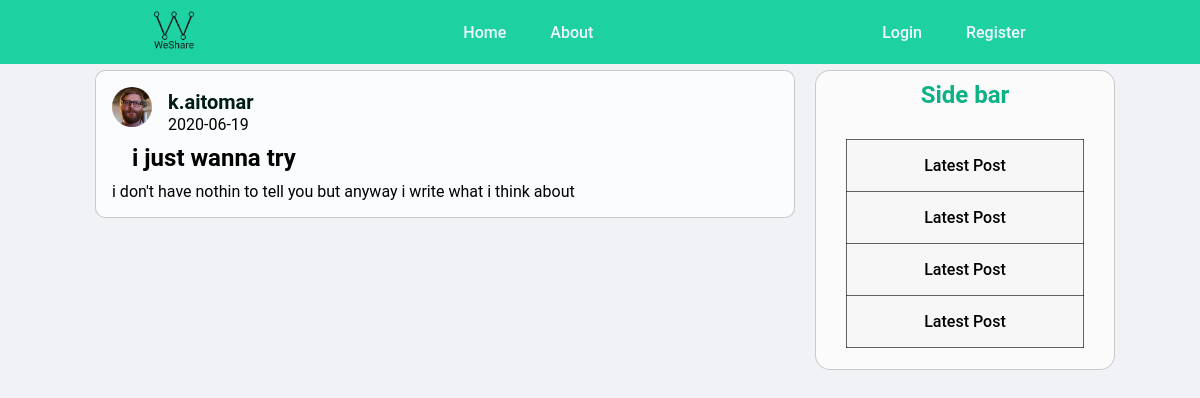
Page /post/3 on the earlier database version.
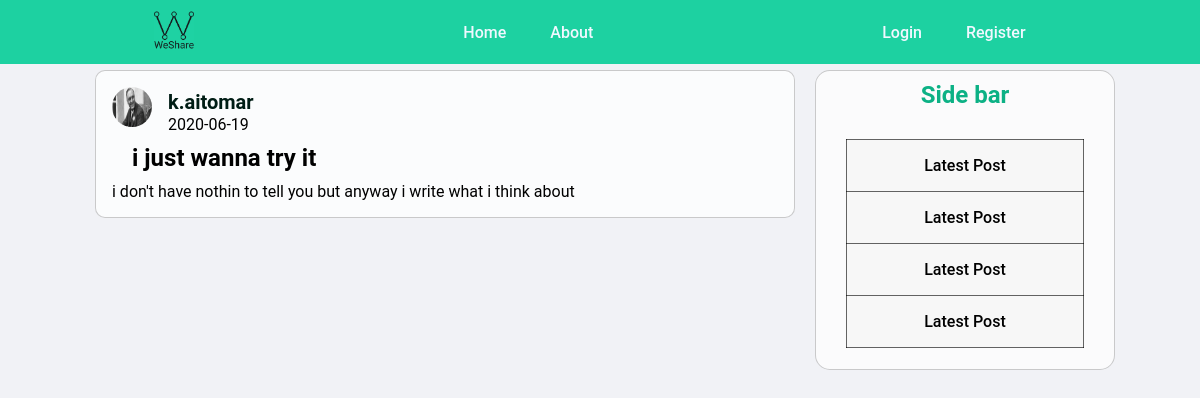
Same page on the later database version.
### blogapp/models.py (models this page shows, shortened)
class User(db.Model, UserMixin):
    id = db.Column(db.Integer, primary_key=True)
    username = db.Column(db.String(20), unique=True, nullable=False)
    email = db.Column(db.String(120), unique=True, nullable=False)
    image_file = db.Column(db.String(20), nullable=False, default='default.jpg')
    password = db.Column(db.String(60), nullable=False)
    posts = db.relationship('Post', backref='author', lazy=True)

class Post(db.Model):
    id = db.Column(db.Integer, primary_key=True)
    title = db.Column(db.String(100), nullable=False)
    date_posted = db.Column(db.DateTime, nullable=False, default=datetime.utcnow)
    content = db.Column(db.Text, nullable=False)
    user_id = db.Column(db.Integer, db.ForeignKey('user.id'), nullable=False)

### blogapp/posts/routes.py (the view)
@posts.route('/post/<int:post_id>')
def post(post_id):
    post = Post.query.get_or_404(post_id)
    return render_template('post.html', title=post.title , post=post)

### blogapp/templates/post.html (shortened to what this page needs)
{% extends 'layout.html' %}
{%block content%}
        <article class="blog-post-info">
            <img src="{{ url_for('static' , filename='profil_pics/'+ post.author.image_file) }}" alt="">
            <div class="blog-post-authour">
                <h1><a href="{{ url_for('users.user_posts', username=post.author.username) }}">{{ post.author.username }}</a></h1>
            </div>
            <div class="blog-post-date">
                <p>{{ post.date_posted.strftime('%Y-%m-%d') }}</p>
            </div>
            <div class="post-infos">
                <div class="single-post-title">
                    <h2>{{ post.title }}</h2>
                </div>
                <div class="blog-post-content">
                    <p>{{ post.content }}</p>
                </div>
            </div>
        </article>
{%endblock content%}

Differences in the rows shown:
changed User "k.aitomar": image_file: a different picture
changed Post "i don't have nothin to tell you but anyway i write what i think about": title "i just wanna try" → "i just wanna try it"
